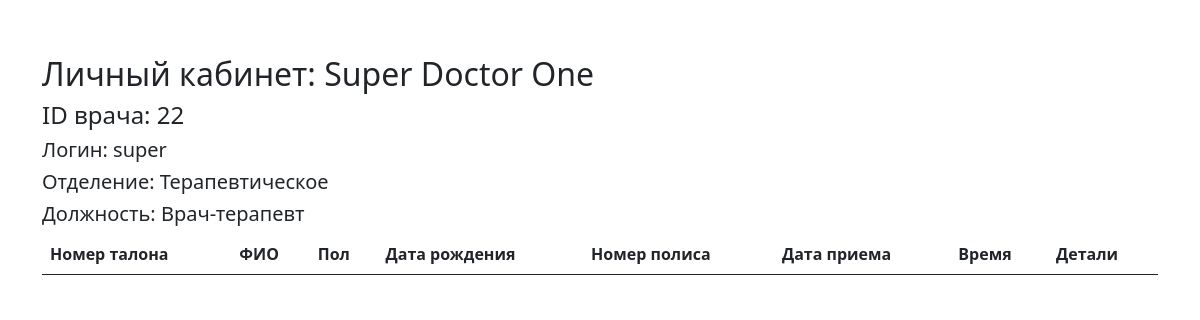
/account.php (signed in), run on an earlier commit of the app's database.
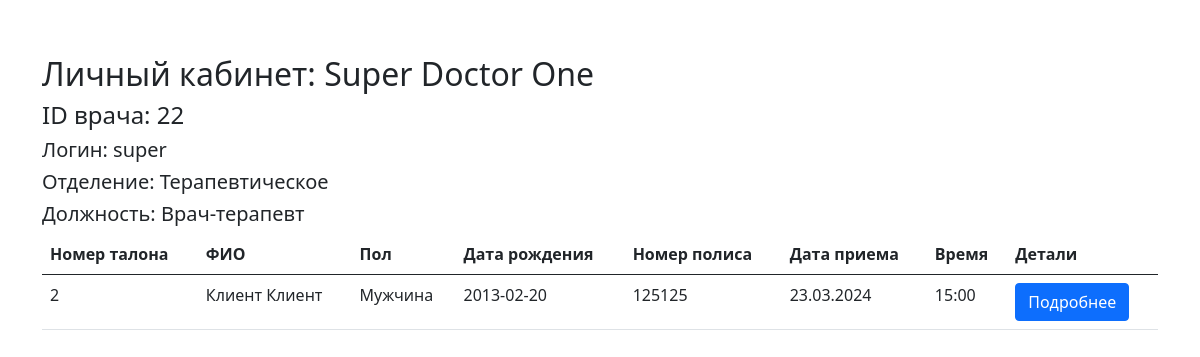
And on a later commit of the database.
### tables this page shows
CREATE TABLE `zapisi_na_priem` (
  `id_priem` int(11) NOT NULL,
  `id_pacient` int(11) NOT NULL,
  `id_personal` int(11) NOT NULL,
  `id_talon` int(11) NOT NULL,
  `date_of_appointment` varchar(255) NOT NULL,
  `time_of_appointment` varchar(255) NOT NULL,
  `complaint` text NOT NULL,
  `diagnosis` text NOT NULL,
  `prescriptions` text NOT NULL,
  `sick_leave` text NOT NULL
);

CREATE TABLE `pacienti` (
  `id_pacient` int(11) NOT NULL,
  `id_user` int(11) NOT NULL,
  `fio` varchar(255) NOT NULL,
  `date_of_birth` date NOT NULL,
  `gender` varchar(100) NOT NULL,
  `passport_number` varchar(255) NOT NULL,
  `policy_number` varchar(255) NOT NULL,
  `address` varchar(255) NOT NULL,
  `phone_number` varchar(255) NOT NULL,
  `disability_group` varchar(255) NOT NULL,
  `contraindications` text NOT NULL
);

### account.php (the view, shortened to what this page needs)
<?php
include 'template/head.php';
include 'template/database.php';
?>
<?php
$id = $_SESSION['id_user'];
$id_personal = $_SESSION['id_personal'];
$login = $_SESSION['login'];
$fio = $_SESSION['fio'];
$otdelenia = $_SESSION['otdelenia'];
$position = $_SESSION['position'];
$sql = "SELECT * FROM zapisi_na_priem WHERE id_personal = '$id_personal'";
$result = $mysqli->query($sql);
$data = [];
$dataClient = [];
while ($row = $result->fetch_assoc()) {
    $data[] = $row;
    $id_pacient = $row['id_pacient'];
    $sqlClient = "SELECT * FROM pacienti WHERE id_pacient = '$id_pacient'";
    $resultClient = $mysqli->query($sqlClient);
    $rowClient = $resultClient->fetch_assoc();
    $dataClient[$id_pacient] = $rowClient;
}
?>
    <div class="container">
        <div class="row">
            <div class="col" style="margin: 55px 0">
                <h2>Личный кабинет: <?php echo $fio; ?></h2>
                <h4>ID врача: <?php echo $id; ?> </h4>
                <h5>Логин: <?php echo $login; ?> </h5>
                <h5>Отделение: <?php echo $otdelenia; ?></h5>
                <h5>Должность: <?php echo $position; ?> </h5>
                <table class="table">
                    <thead>
                    <tr>
                        <th scope="col">Номер талона</th>
                        <th scope="col">ФИО</th>
                        <th scope="col">Пол</th>
                        <th scope="col">Дата рождения</th>
                        <th scope="col">Номер полиса</th>
                        <th scope="col">Дата приема</th>
                        <th scope="col">Время</th>
                        <th scope="col">Детали</th>
                    </tr>
                    </thead>
                    <tbody class="table-group-divider">
                    <?php foreach ($data as $row): ?>
                        <tr>
                            <td><?php echo $row['id_talon']; ?></td>
                            <td><?php echo $dataClient[$row['id_pacient']]['fio']; ?></td>
                            <td><?php echo $dataClient[$row['id_pacient']]['gender']; ?></td>
                            <td><?php echo $dataClient[$row['id_pacient']]['date_of_birth']; ?></td>
                            <td><?php echo $dataClient[$row['id_pacient']]['policy_number']; ?></td>
                            <td><?php echo $row['date_of_appointment']; ?></td>
                            <td><?php echo $row['time_of_appointment']; ?></td>
                            <td><a href="detail.php?id_priem=<?php echo $row['id_priem']; ?>" class="btn btn-primary">Подробнее</a></td>
                        </tr>
                    <?php endforeach; ?>
                    </tbody>
                </table>
            </div>
        </div>
    </div>

### template/head.php (shortened to what this page needs)
<!DOCTYPE html>
<html lang="ru">
<head>
    <link rel="stylesheet" href="css/bootstrap.min.css">
</head>
<body>

What changed in the data, as far as the page shows it:
added zapisi_na_priem: id_talon "2", id_pacient.fio "Клиент Клиент", id_pacient.gender "Мужчина", id_pacient.date_of_birth "2013-02-20", id_pacient.policy_number "125125", date_of_appointment "23.03.2024", time_of_appointment "15:00"
